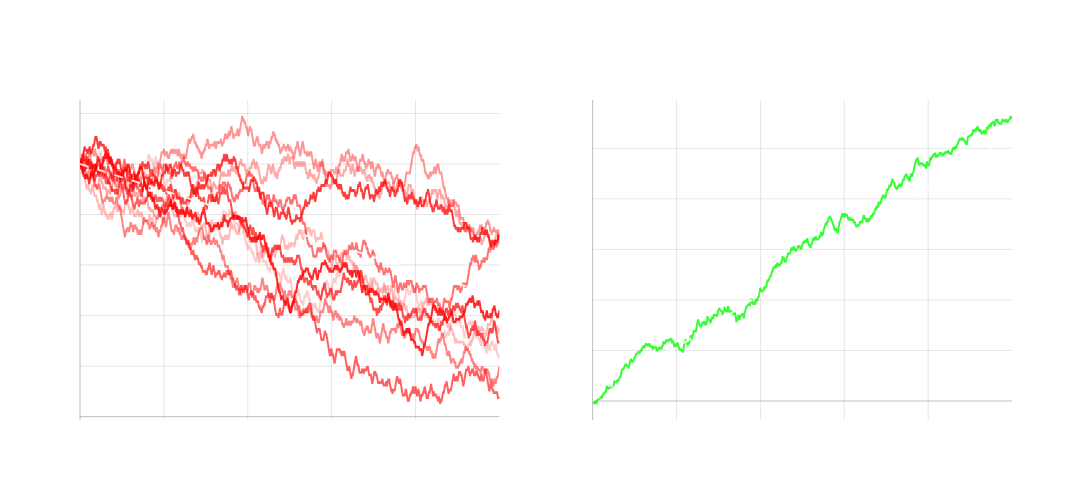

The notebook cell saved with this chart:
### Markdown cell above
###### ______________________________________________________________________________________________________________________________________

##### Fixed Edges and Games of Chance

Edge, or expected value (EV), is easily computed when the likelihoods of different outcomes are **well-defined and stable**

$$\mathbb{E}[X] = \sum_{i=1}^n x_i P(X=x_i) \quad \text{ or } \quad \mathbb{E}[X] = \int_{-\infty}^{\infty} x f(x) dx$$

Where $X$ is the outcome of one game, hand, trade, . . .
- $x_i$: one possible outcome
- $P(X=x_i)$: probability of outcome $x_i$

###### ______________________________________________________________________________________________________________________________________

##### **Example:** Edge in Roulette

Let $W$ be the event of winning and $L$ be the event of losing
By the law of total expectation:
$$\mathbb{E}[\text{Payoff}] = \mathbb{E}[\text{Payoff}|W]P(W) + \mathbb{E}[\text{Payoff}|L]P(L)$$


$$\mathbb{E}[\text{Player Wealth Per Play}] = (1)(18/38) + (-1)(20/38) = -0.0526 \implies \mathbb{E}[\text{Casino Wealth Per Play}] = 0.0526$$

### Code cell
# Simulation parameters
n_steps = 1000
starting_wealth = 10000
n_players = 10

# Initialize arrays
players = np.zeros((n_players, n_steps + 1))
players[:, 0] = starting_wealth
casino = np.zeros(n_steps + 1)
casino[0] = 0  # Casino starts at 0

# Roulette parameters
p_win = 18/38  # Probability of winning betting on black
bet_size = 100  # Fixed bet size
win_amount = bet_size
loss_amount = bet_size

# Calculate expected value per bet
ev_per_bet = p_win * win_amount - (1-p_win) * loss_amount  # Player's EV
casino_ev_per_bet = -ev_per_bet * n_players  # Casino's EV (scaled by number of players)

# Generate random outcomes
outcomes = np.random.random((n_players, n_steps))

# Track which players are still playing
active_players = np.ones(n_players, dtype=bool)

# Simulate steps
for i in range(n_steps):
    # For each player still in the game
    for p in range(n_players):
        if active_players[p] and players[p, i] >= bet_size:
            # Determine if player wins or loses
            result = outcomes[p, i] < p_win
            
            # Update player wealth
            players[p, i+1] = players[p, i] + (win_amount if result else -loss_amount)
            
            # Update casino wealth (opposite of player)
            casino[i+1] += (-win_amount if result else loss_amount)
        else:
            # Player is bankrupt or inactive
            active_players[p] = False
            players[p, i+1] = players[p, i]
            
    # Carry over casino wealth
    if i > 0:
        casino[i+1] += casino[i]

# Calculate theoretical edge lines
x_vals = np.arange(n_steps + 1)
theoretical_player_edge = starting_wealth + ev_per_bet * x_vals
theoretical_casino_edge = casino_ev_per_bet * x_vals

# Create figure with subplots
fig = make_subplots(
    rows=1, cols=2,
    subplot_titles=(
        f'Players (Expected Slope: ${ev_per_bet:.2f} per bet)', 
        f'Casino (Expected Slope: ${casino_ev_per_bet:.2f} per bet)'
    )
)

# Add traces for players
for p in range(n_players):
    fig.add_trace(
        go.Scatter(
            x=x_vals,
            y=players[p],
            mode='lines',
            line=dict(
                color='rgba(255, 0, 0, {})'.format(0.2 + 0.7 * (p/n_players)),
                width=2
            ),
            showlegend=False
        ),
        row=1, col=1
    )

# Add theoretical edge line for players
fig.add_trace(
    go.Scatter(
        x=x_vals,
        y=theoretical_player_edge,
        mode='lines',
        line=dict(color='rgba(255, 255, 255, 0.8)', width=2, dash='dash'),
        showlegend=False
    ),
    row=1, col=1
)

# Add trace for casino
fig.add_trace(
    go.Scatter(
        x=x_vals,
        y=casino,
        mode='lines',
        line=dict(color='rgba(0, 255, 0, 0.8)', width=2),
        showlegend=False
    ),
    row=1, col=2
)

# Add theoretical edge line for casino
fig.add_trace(
    go.Scatter(
        x=x_vals,
        y=theoretical_casino_edge,
        mode='lines',
        line=dict(color='rgba(255, 255, 255, 0.8)', width=2, dash='dash'),
        showlegend=False
    ),
    row=1, col=2
)

# Update layout
fig.update_layout(
    height=500,
    width=1300,
    showlegend=False,
    plot_bgcolor='rgba(0,0,0,0)',
    paper_bgcolor='rgba(0,0,0,0)',
    font=dict(color='white')
)

# Update axes
for i in range(1, 3):
    fig.update_xaxes(
        title='Number of Bets',
        showgrid=True,
        gridwidth=1,
        gridcolor='rgba(128,128,128,0.2)',
        zeroline=True,
        zerolinewidth=1,
        zerolinecolor='rgba(128,128,128,0.5)',
        row=1, col=i
    )
    fig.update_yaxes(
        title='Wealth ($)',
        showgrid=True,
        gridwidth=1,
        gridcolor='rgba(128,128,128,0.2)',
        zeroline=True,
        zerolinewidth=1,
        zerolinecolor='rgba(128,128,128,0.5)',
        row=1, col=i
    )

fig.show()

### Figure 1 — Plotly figure (JSON) as saved in the notebook; plotly's stock layout.template omitted (floating-point values rounded to 4 significant figures; data arrays with more than 128 entries replaced by an {"elided": "..."} marker saying what was removed)
{"data": [{"line": {"color": "rgba(255, 0, 0, 0.2)", "width": 2}, "mode": "lines", "showlegend": false, "type": "scatter", "x": {"elided": "1001 int values"}, "xaxis": "x", "y": {"elided": "1001 float values"}, "yaxis": "y"}, {"line": {"color": "rgba(255, 0, 0, 0.27)", "width": 2}, "mode": "lines", "showlegend": false, "type": "scatter", "x": {"elided": "1001 int values"}, "xaxis": "x", "y": {"elided": "1001 float values"}, "yaxis": "y"}, {"line": {"color": "rgba(255, 0, 0, 0.33999999999999997)", "width": 2}, "mode": "lines", "showlegend": false, "type": "scatter", "x": {"elided": "1001 int values"}, "xaxis": "x", "y": {"elided": "1001 float values"}, "yaxis": "y"}, {"line": {"color": "rgba(255, 0, 0, 0.41000000000000003)", "width": 2}, "mode": "lines", "showlegend": false, "type": "scatter", "x": {"elided": "1001 int values"}, "xaxis": "x", "y": {"elided": "1001 float values"}, "yaxis": "y"}, {"line": {"color": "rgba(255, 0, 0, 0.48)", "width": 2}, "mode": "lines", "showlegend": false, "type": "scatter", "x": {"elided": "1001 int values"}, "xaxis": "x", "y": {"elided": "1001 float values"}, "yaxis": "y"}, {"line": {"color": "rgba(255, 0, 0, 0.55)", "width": 2}, "mode": "lines", "showlegend": false, "type": "scatter", "x": {"elided": "1001 int values"}, "xaxis": "x", "y": {"elided": "1001 float values"}, "yaxis": "y"}, {"line": {"color": "rgba(255, 0, 0, 0.62)", "width": 2}, "mode": "lines", "showlegend": false, "type": "scatter", "x": {"elided": "1001 int values"}, "xaxis": "x", "y": {"elided": "1001 float values"}, "yaxis": "y"}, {"line": {"color": "rgba(255, 0, 0, 0.69)", "width": 2}, "mode": "lines", "showlegend": false, "type": "scatter", "x": {"elided": "1001 int values"}, "xaxis": "x", "y": {"elided": "1001 float values"}, "yaxis": "y"}, {"line": {"color": "rgba(255, 0, 0, 0.76)", "width": 2}, "mode": "lines", "showlegend": false, "type": "scatter", "x": {"elided": "1001 int values"}, "xaxis": "x", "y": {"elided": "1001 float values"}, "yaxis": "y"}, {"line": {"color": "rgba(255, 0, 0, 0.8300000000000001)", "width": 2}, "mode": "lines", "showlegend": false, "type": "scatter", "x": {"elided": "1001 int values"}, "xaxis": "x", "y": {"elided": "1001 float values"}, "yaxis": "y"}, {"line": {"color": "rgba(255, 255, 255, 0.8)", "dash": "dash", "width": 2}, "mode": "lines", "showlegend": false, "type": "scatter", "x": {"elided": "1001 int values"}, "xaxis": "x", "y": {"elided": "1001 float values"}, "yaxis": "y"}, {"line": {"color": "rgba(0, 255, 0, 0.8)", "width": 2}, "mode": "lines", "showlegend": false, "type": "scatter", "x": {"elided": "1001 int values"}, "xaxis": "x2", "y": {"elided": "1001 float values"}, "yaxis": "y2"}, {"line": {"color": "rgba(255, 255, 255, 0.8)", "dash": "dash", "width": 2}, "mode": "lines", "showlegend": false, "type": "scatter", "x": {"elided": "1001 int values"}, "xaxis": "x2", "y": {"elided": "1001 float values"}, "yaxis": "y2"}], "layout": {"annotations": [{"font": {"size": 16}, "showarrow": false, "text": "Players (Expected Slope: $-5.26 per bet)", "x": 0.225, "xanchor": "center", "xref": "paper", "y": 1, "yanchor": "bottom", "yref": "paper"}, {"font": {"size": 16}, "showarrow": false, "text": "Casino (Expected Slope: $52.63 per bet)", "x": 0.775, "xanchor": "center", "xref": "paper", "y": 1, "yanchor": "bottom", "yref": "paper"}], "font": {"color": "white"}, "height": 500, "paper_bgcolor": "rgba(0,0,0,0)", "plot_bgcolor": "rgba(0,0,0,0)", "showlegend": false, "width": 1300, "xaxis": {"anchor": "y", "domain": [0, 0.45], "gridcolor": "rgba(128,128,128,0.2)", "gridwidth": 1, "showgrid": true, "title": {"text": "Number of Bets"}, "zeroline": true, "zerolinecolor": "rgba(128,128,128,0.5)", "zerolinewidth": 1}, "xaxis2": {"anchor": "y2", "domain": [0.55, 1], "gridcolor": "rgba(128,128,128,0.2)", "gridwidth": 1, "showgrid": true, "title": {"text": "Number of Bets"}, "zeroline": true, "zerolinecolor": "rgba(128,128,128,0.5)", "zerolinewidth": 1}, "yaxis": {"anchor": "x", "domain": [0, 1], "gridcolor": "rgba(128,128,128,0.2)", "gridwidth": 1, "showgrid": true, "title": {"text": "Wealth ($)"}, "zeroline": true, "zerolinecolor": "rgba(128,128,128,0.5)", "zerolinewidth": 1}, "yaxis2": {"anchor": "x2", "domain": [0, 1], "gridcolor": "rgba(128,128,128,0.2)", "gridwidth": 1, "showgrid": true, "title": {"text": "Wealth ($)"}, "zeroline": true, "zerolinecolor": "rgba(128,128,128,0.5)", "zerolinewidth": 1}}}
